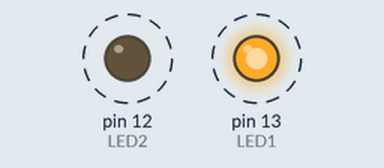
Recording of a sketch running on a simulated Arduino Uno, built with avr-gcc and run on an emulated ATmega328P. Parts: output pins drawn as LEDs (lit = HIGH). Dashed ring = blinking.

Above: at 0.2 s.
Timing chart, 0 to 4.6 s (numbered marks = the images above):
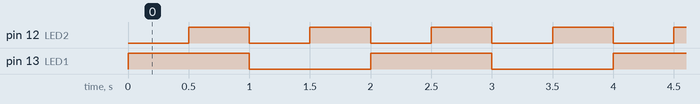

The sketch:

CH_17_11.ino
```cpp
#include <TimerOne.h>

int LED1 = 13, LED2 = 12;     // LED 연결 핀
boolean state1 = false, state2 = false;   // LED 상태

void setup() {
  pinMode(LED1, OUTPUT);    // LED 연결 핀을 출력으로 설정
  pinMode(LED2, OUTPUT);

  Timer1.attachInterrupt(blink);    // 콜백 함수 등록
  Timer1.initialize(500000);    // 마이크로초 단위
}

void loop() {
  state1 = !state1;     // 1초 간격 점멸
  digitalWrite(LED1, state1);

  delay(1000);        // 1초 대기
}

void blink() {        // 0.5초 간격 점멸
  state2 = !state2;
  digitalWrite(LED2, state2);
}
```

Measured:
- by itself, pin 12 (LED2): alternates HIGH for 0.50 s and LOW for 0.50 s
- by itself, pin 13 (LED1): alternates HIGH for 1.0 s and LOW for 1.0 s
- by itself, everything shown: repeats every 2.0 s, in 6 steps
